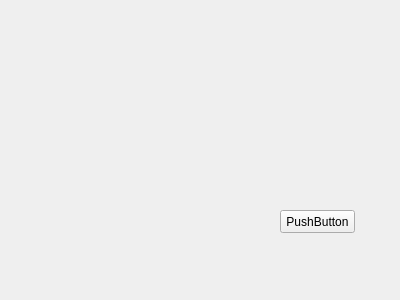
<?xml version="1.0" encoding="UTF-8"?>
<ui version="4.0">
 <class>Form</class>
 <widget class="QWidget" name="Form">
  <property name="geometry">
   <rect>
    <x>0</x>
    <y>0</y>
    <width>400</width>
    <height>300</height>
   </rect>
  </property>
  <property name="windowTitle">
   <string>Form</string>
  </property>
  <widget class="QPushButton" name="pushButton">
   <property name="geometry">
    <rect>
     <x>280</x>
     <y>210</y>
     <width>75</width>
     <height>23</height>
    </rect>
   </property>
   <property name="text">
    <string>PushButton</string>
   </property>
  </widget>
 </widget>
 <resources/>
 <connections/>
</ui>
